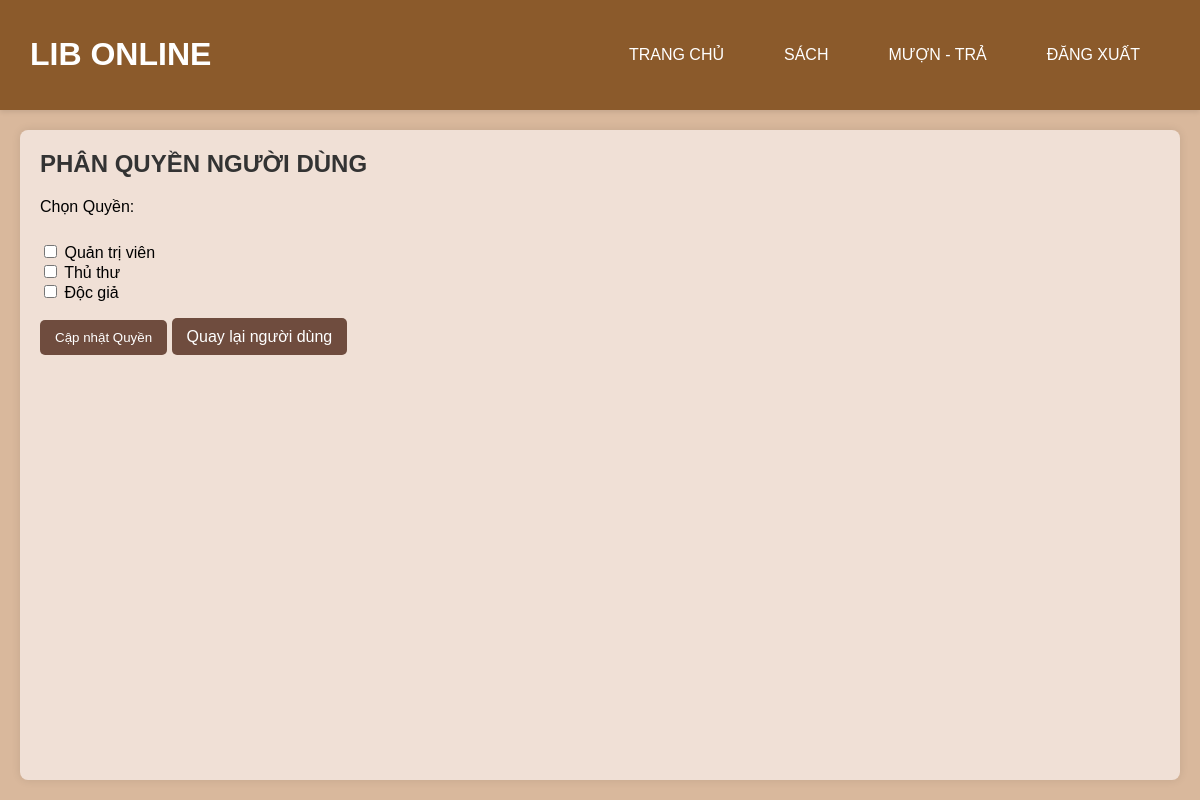
Page /assign_role/1 on the committed database.
### tables this page shows
CREATE TABLE phan_quyen (
    ma_quyen INTEGER PRIMARY KEY AUTOINCREMENT,
    ten_quyen TEXT NOT NULL
);

### app.py (the view, shortened to what this page needs)
@app.route('/assign_role/<int:user_id>', methods=['GET', 'POST'])
def assign_role(user_id):
    conn = sqlite3.connect('thuvien.db')
    cur = conn.cursor()
    cur.execute('SELECT * FROM phan_quyen')
    all_roles = cur.fetchall()
    cur.execute('SELECT ma_quyen FROM quyen_nguoi_dung WHERE ma_nguoi_dung = ?', (user_id,))
    user_roles = [role[0] for role in cur.fetchall()]
    conn.close()
    return render_template('assign_role.html', roles=all_roles, user_roles=user_roles, user_id=user_id)

### templates/assign_role.html (shortened to what this page needs)
<!DOCTYPE html>
<html lang="vi">
<head>
    <link rel="stylesheet" href="{{ url_for('static', filename='styles.css') }}">
</head>
<body>
    <header>
        <h1>LIB ONLINE</h1>
        <nav>
            <ul>
                <li><a href="/">TRANG CHỦ</a></li>
                <li><a href="/books">SÁCH</a></li>
                <li><a href="/list_borrows">MƯỢN - TRẢ</a></li>
                <li><a href="/logout">ĐĂNG XUẤT</a></li>
            </ul>
        </nav>
    </header>
    <main>
        <h2>PHÂN QUYỀN NGƯỜI DÙNG</h2>
        <form method="post">
            <label>Chọn Quyền:</label><br>
            {% for role in roles %}
                <input type="checkbox" name="roles" value="{{ role[0] }}" {% if role[0] in user_roles %}checked{% endif %}>
                {{ role[1] }}<br>
            {% endfor %}
            <br>
            <button class="btn" type="submit">Cập nhật Quyền</button>
            <a href="{{ url_for('books') }}" class="btn">Quay lại người dùng</a>
        </form>
    </main>
</body>
</html>

### static/styles.css (style rules this page uses)
body { font-family: Arial, sans-serif; margin: 0; padding: 0; background-color: #d9b89c; display: flex; flex-direction: column; min-height: 100vh; }
header { display: flex; justify-content: space-between; align-items: center; background: #8b5a2b; color: white; padding: 15px 30px; box-shadow: 0 2px 5px rgba(0, 0, 0, 0.1); }
nav ul { list-style-type: none; padding: 0; display: flex; }
nav ul li { margin: 0 15px; }
nav ul li a { color: white; text-decoration: none; padding: 10px 15px; border-radius: 5px; transition: background 0.3s, color 0.3s; }
main { margin: 20px; background: #f0e0d6; padding: 20px; border-radius: 8px; box-shadow: 0 0 10px rgba(0, 0, 0, 0.1); flex: 1; }
h2 { margin-top: 0; color: #333; }
form { margin-bottom: 20px; }
form label { display: block; margin-bottom: 8px; }
input[type="submit"], .btn { background-color: #6f4c3e; color: white; border: none; padding: 10px 15px; border-radius: 5px; cursor: pointer; text-decoration: none; transition: background-color 0.3s; }

### rows in the picture
phan_quyen: ten_quyen "Quản trị viên"
phan_quyen: ten_quyen "Thủ thư"
phan_quyen: ten_quyen "Độc giả"
